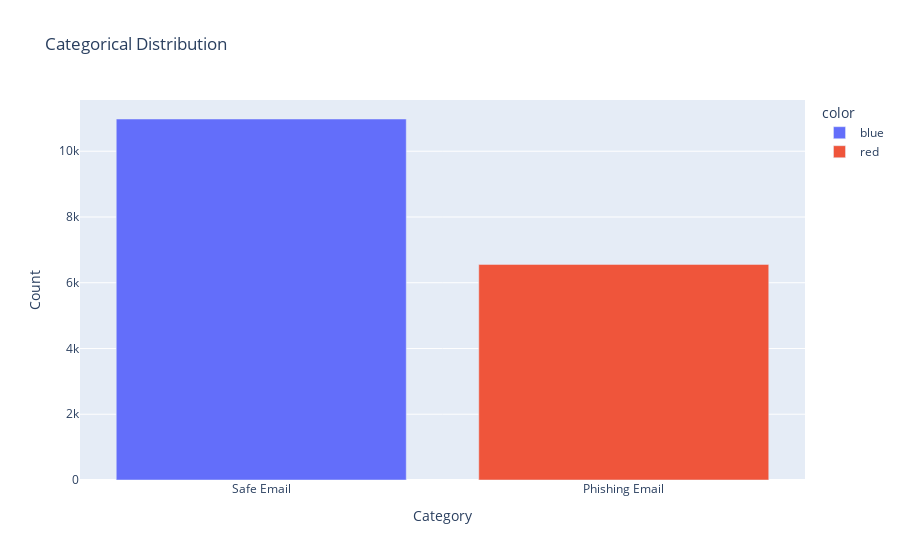

Notebook source saved alongside this figure:
### Code cell
fig = px.bar(df['Email Type'].value_counts(), x=df['Email Type'].value_counts().index, y=df['Email Type'].value_counts().values,
             color=['blue', 'red'], labels={'x': 'Category', 'y': 'Count'},
             title="Categorical Distribution")

fig.show()

### Figure 1 — Plotly figure (JSON) as saved in the notebook; plotly's stock layout.template omitted (floating-point values rounded to 4 significant figures)
{"data": [{"alignmentgroup": "True", "hovertemplate": "color=blue<br>Category=%{x}<br>Count=%{y}<extra></extra>", "legendgroup": "blue", "marker": {"color": "#636efa", "pattern": {"shape": ""}}, "name": "blue", "offsetgroup": "blue", "orientation": "v", "showlegend": true, "textposition": "auto", "type": "bar", "x": ["Safe Email"], "xaxis": "x", "y": [10980], "yaxis": "y"}, {"alignmentgroup": "True", "hovertemplate": "color=red<br>Category=%{x}<br>Count=%{y}<extra></extra>", "legendgroup": "red", "marker": {"color": "#EF553B", "pattern": {"shape": ""}}, "name": "red", "offsetgroup": "red", "orientation": "v", "showlegend": true, "textposition": "auto", "type": "bar", "x": ["Phishing Email"], "xaxis": "x", "y": [6558], "yaxis": "y"}], "layout": {"barmode": "relative", "legend": {"title": {"text": "color"}, "tracegroupgap": 0}, "title": {"text": "Categorical Distribution"}, "xaxis": {"anchor": "y", "domain": [0, 1], "title": {"text": "Category"}}, "yaxis": {"anchor": "x", "domain": [0, 1], "title": {"text": "Count"}}}}
